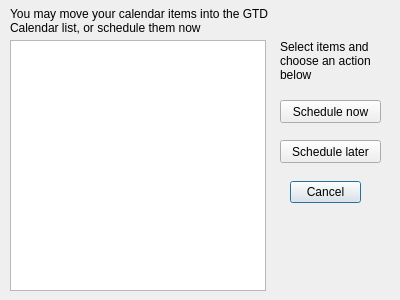
<?xml version="1.0" encoding="UTF-8"?>
<ui version="4.0">
 <class>GTDCalendarDialog</class>
 <widget class="QDialog" name="GTDCalendarDialog">
  <property name="geometry">
   <rect>
    <x>0</x>
    <y>0</y>
    <width>400</width>
    <height>300</height>
   </rect>
  </property>
  <property name="windowTitle">
   <string>Dialog</string>
  </property>
  <widget class="QDialogButtonBox" name="buttonBox">
   <property name="geometry">
    <rect>
     <x>290</x>
     <y>176</y>
     <width>71</width>
     <height>32</height>
    </rect>
   </property>
   <property name="orientation">
    <enum>Qt::Horizontal</enum>
   </property>
   <property name="standardButtons">
    <set>QDialogButtonBox::Cancel</set>
   </property>
  </widget>
  <widget class="QListWidget" name="listWidget">
   <property name="geometry">
    <rect>
     <x>10</x>
     <y>40</y>
     <width>256</width>
     <height>251</height>
    </rect>
   </property>
  </widget>
  <widget class="QLabel" name="label">
   <property name="geometry">
    <rect>
     <x>10</x>
     <y>0</y>
     <width>261</width>
     <height>41</height>
    </rect>
   </property>
   <property name="text">
    <string>You may move your calendar items into the GTD Calendar list, or schedule them now</string>
   </property>
   <property name="wordWrap">
    <bool>true</bool>
   </property>
  </widget>
  <widget class="QLabel" name="label_2">
   <property name="geometry">
    <rect>
     <x>280</x>
     <y>40</y>
     <width>111</width>
     <height>41</height>
    </rect>
   </property>
   <property name="text">
    <string>Select items and choose an action below</string>
   </property>
   <property name="wordWrap">
    <bool>true</bool>
   </property>
  </widget>
  <widget class="QPushButton" name="pushButton">
   <property name="geometry">
    <rect>
     <x>280</x>
     <y>100</y>
     <width>101</width>
     <height>23</height>
    </rect>
   </property>
   <property name="text">
    <string>Schedule now</string>
   </property>
  </widget>
  <widget class="QPushButton" name="pushButton_2">
   <property name="geometry">
    <rect>
     <x>280</x>
     <y>140</y>
     <width>101</width>
     <height>23</height>
    </rect>
   </property>
   <property name="text">
    <string>Schedule later</string>
   </property>
  </widget>
 </widget>
 <tabstops>
  <tabstop>listWidget</tabstop>
  <tabstop>pushButton</tabstop>
  <tabstop>pushButton_2</tabstop>
 </tabstops>
 <resources/>
 <connections>
  <connection>
   <sender>buttonBox</sender>
   <signal>accepted()</signal>
   <receiver>GTDCalendarDialog</receiver>
   <slot>accept()</slot>
   <hints>
    <hint type="sourcelabel">
     <x>248</x>
     <y>254</y>
    </hint>
    <hint type="destinationlabel">
     <x>157</x>
     <y>274</y>
    </hint>
   </hints>
  </connection>
  <connection>
   <sender>buttonBox</sender>
   <signal>rejected()</signal>
   <receiver>GTDCalendarDialog</receiver>
   <slot>reject()</slot>
   <hints>
    <hint type="sourcelabel">
     <x>316</x>
     <y>260</y>
    </hint>
    <hint type="destinationlabel">
     <x>286</x>
     <y>274</y>
    </hint>
   </hints>
  </connection>
 </connections>
</ui>
